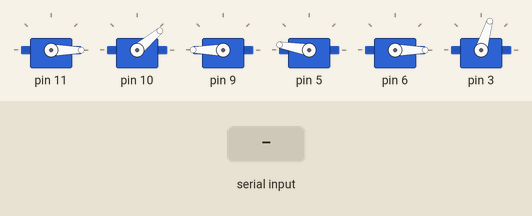
Bench run of a sketch on a simulated Arduino Uno, built with avr-gcc and run on an emulated ATmega328P. On the bench: 6 × servo. Inputs (shaded band) come from the test bench. What the sketch prints to the serial monitor is not drawn.

Above: at 7.2 s.
7.3 s: "E" received over Serial
At 10.8 s:
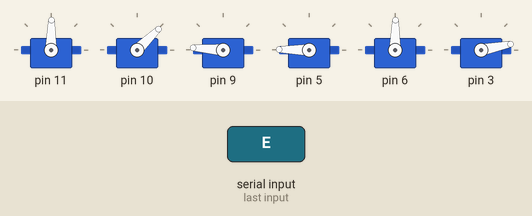
At 13.7 s:
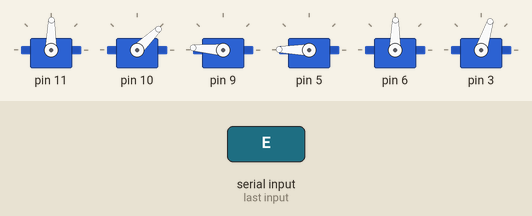
Timing chart, 0 to 27.5 s (numbered marks = the images above; inputs shaded):
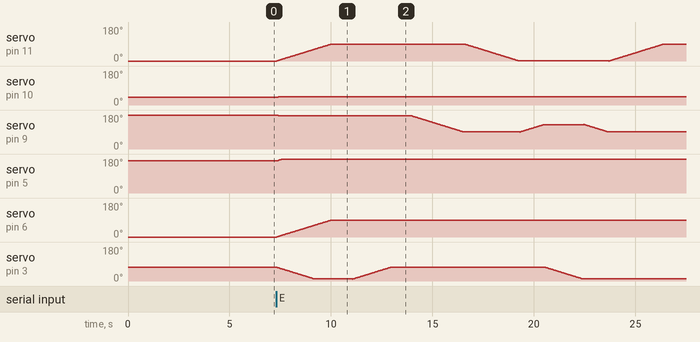

The sketch:

codigo_brazoV3.ino
```cpp
#include <Braccio.h>
#include <Servo.h>

Servo base;
Servo shoulder;
Servo elbow;
Servo wrist_rot;
Servo wrist_ver;
Servo gripper;

void setup() {
  Braccio.begin(5);
  Serial.begin(9600); // Inicia la comunicación serie
  Serial.println("Escribe 'E' para ejecutar el código.");
}

void loop() {
  if (Serial.available() > 0) {  // Si hay datos en el puerto serie
    char input = Serial.read(); // Lee el primer carácter recibido
    if (input == 'E') {  // Si el carácter es 'E', ejecuta el código original

      // Posición para coger la carga (pinzas abiertas)
      Braccio.ServoMovement(50, // Delay entre movimientos
                            90, // 0 - 180
                            45, // 15 - 165
                            175, // 0 - 180
                            180, // 0 - 180
                            90, // 0 - 180
                            0 // 10 - 73
                           );

      delay(1000);

      // Agarra la carga
      Braccio.ServoMovement(50, // Delay entre movimientos
                            90, // 0 - 180
                            45, // 15 - 165
                            175, // 0 - 180
                            180, // 0 - 180
                            90, // 0 - 180
                            73 // 10 - 73
                           );

      delay(1000);

      // Levanta la carga
      Braccio.ServoMovement(50, // Delay entre movimientos
                            90, // 0 - 180
                            45, // 15 - 165
                            90, // 0 - 180
                            180, // 0 - 180
                            90, // 0 - 180
                            73 // 10 - 73
                           );

      // Rota hasta otra posición para dejar la carga (dejando la carga levantada)
      Braccio.ServoMovement(50, // Delay entre movimientos
                            0, // 0 - 180
                            45, // 15 - 165
                            90, // 0 - 180
                            180, // 0 - 180
                            90, // 0 - 180
                            73 // 10 - 73
                           );

      // Baja la carga
      Braccio.ServoMovement(50, // Delay entre movimientos
                            0, // 0 - 180
                            45, // 15 - 165
                            130, // 0 - 180
                            180, // 0 - 180
                            90, // 0 - 180
                            73 // 10 - 73
                           );

      // Abre las pinzas para soltar la carga
      Braccio.ServoMovement(50, // Delay entre movimientos
                            0, // 0 - 180
                            45, // 15 - 165
                            130, // 0 - 180
                            180, // 0 - 180
                            90, // 0 - 180
                            0 // 10 - 73
                           );

      // Levanta el brazo con las pinzas abiertas
      Braccio.ServoMovement(50, // Delay entre movimientos
                            0, // 0 - 180
                            45, // 15 - 165
                            90, // 0 - 180
                            180, // 0 - 180
                            90, // 0 - 180
                            0 // 10 - 73
                           );

      // Rota el brazo con las pinzas abiertas
      Braccio.ServoMovement(50, // Delay entre movimientos
                            90, // 0 - 180
                            45, // 15 - 165
                            90, // 0 - 180
                            180, // 0 - 180
                            90, // 0 - 180
                            0 // 10 - 73
                           );
    }
  }
}
```

Measured:
- after the input at 7.3 s, servo on pin 10: 40° → 44° at once; servo on pin 5: moves from 170° to 179° over 0.24 s, starting at once; servo on pin 6: moves from 0° to 89° over 2.7 s, starting at once
